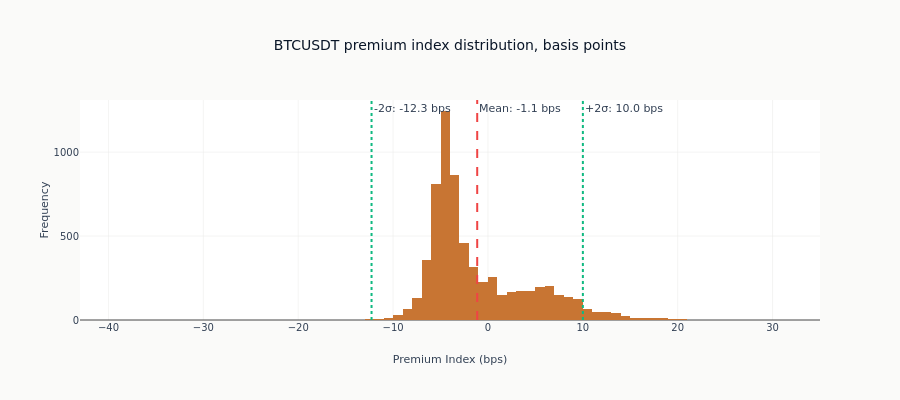

This figure's notebook cell:
### Markdown cell above
---

## Section 2: Premium Index Distribution

Understanding the distribution of premium values is crucial for:
1. Setting entry/exit thresholds for arbitrage
2. Risk management (tail events)
3. Comparing opportunities across assets

### Code cell
# BTC Premium distribution
btc_close = btc_premium["premium_index_close"].to_numpy()

# Convert to basis points for readability
btc_close_bps = btc_close * 10000

fig = go.Figure()
fig.add_trace(
    go.Histogram(
        x=btc_close_bps,
        nbinsx=100,
        name="BTC Premium",
        marker_color=COLORS["copper"],
    )
)

# Add vertical lines for mean and +-2 std
mean_val = np.mean(btc_close_bps)
std_val = np.std(btc_close_bps)

fig.add_vline(
    x=mean_val,
    line_dash="dash",
    line_color=COLORS["negative"],
    annotation_text=f"Mean: {mean_val:.1f} bps",
)
fig.add_vline(
    x=mean_val + 2 * std_val,
    line_dash="dot",
    line_color=COLORS["positive"],
    annotation_text=f"+2σ: {mean_val + 2 * std_val:.1f} bps",
)
fig.add_vline(
    x=mean_val - 2 * std_val,
    line_dash="dot",
    line_color=COLORS["positive"],
    annotation_text=f"-2σ: {mean_val - 2 * std_val:.1f} bps",
)

fig.update_layout(
    title=f"{DEMO_SYMBOL} premium index distribution, basis points",
    xaxis_title="Premium Index (bps)",
    yaxis_title="Frequency",
    height=400,
)
show_plotly_with_alt(
    fig,
    "A histogram of the eight-hourly premium index in basis points, with dashed vertical lines marking the mean and two standard deviations either side. The mass is a tall narrow peak close to zero with long thin tails reaching much further left than right.",
)

### Figure 1 — Plotly figure (JSON) as saved in the notebook; plotly's stock layout.template omitted (floating-point values rounded to 4 significant figures; data arrays with more than 128 entries replaced by an {"elided": "..."} marker saying what was removed)
{"data": [{"marker": {"color": "#C87533"}, "name": "BTC Premium", "nbinsx": 100, "type": "histogram", "x": {"elided": "6555 float values"}}], "layout": {"annotations": [{"showarrow": false, "text": "Mean: -1.1 bps", "x": -1.132, "xanchor": "left", "xref": "x", "y": 1, "yanchor": "top", "yref": "y domain"}, {"showarrow": false, "text": "+2σ: 10.0 bps", "x": 10.0, "xanchor": "left", "xref": "x", "y": 1, "yanchor": "top", "yref": "y domain"}, {"showarrow": false, "text": "-2σ: -12.3 bps", "x": -12.27, "xanchor": "left", "xref": "x", "y": 1, "yanchor": "top", "yref": "y domain"}], "height": 400, "shapes": [{"line": {"color": "#ef4444", "dash": "dash"}, "type": "line", "x0": -1.132, "x1": -1.132, "xref": "x", "y0": 0, "y1": 1, "yref": "y domain"}, {"line": {"color": "#10b981", "dash": "dot"}, "type": "line", "x0": 10.0, "x1": 10.0, "xref": "x", "y0": 0, "y1": 1, "yref": "y domain"}, {"line": {"color": "#10b981", "dash": "dot"}, "type": "line", "x0": -12.27, "x1": -12.27, "xref": "x", "y0": 0, "y1": 1, "yref": "y domain"}], "title": {"text": "BTCUSDT premium index distribution, basis points"}, "xaxis": {"title": {"text": "Premium Index (bps)"}}, "yaxis": {"title": {"text": "Frequency"}}}}
